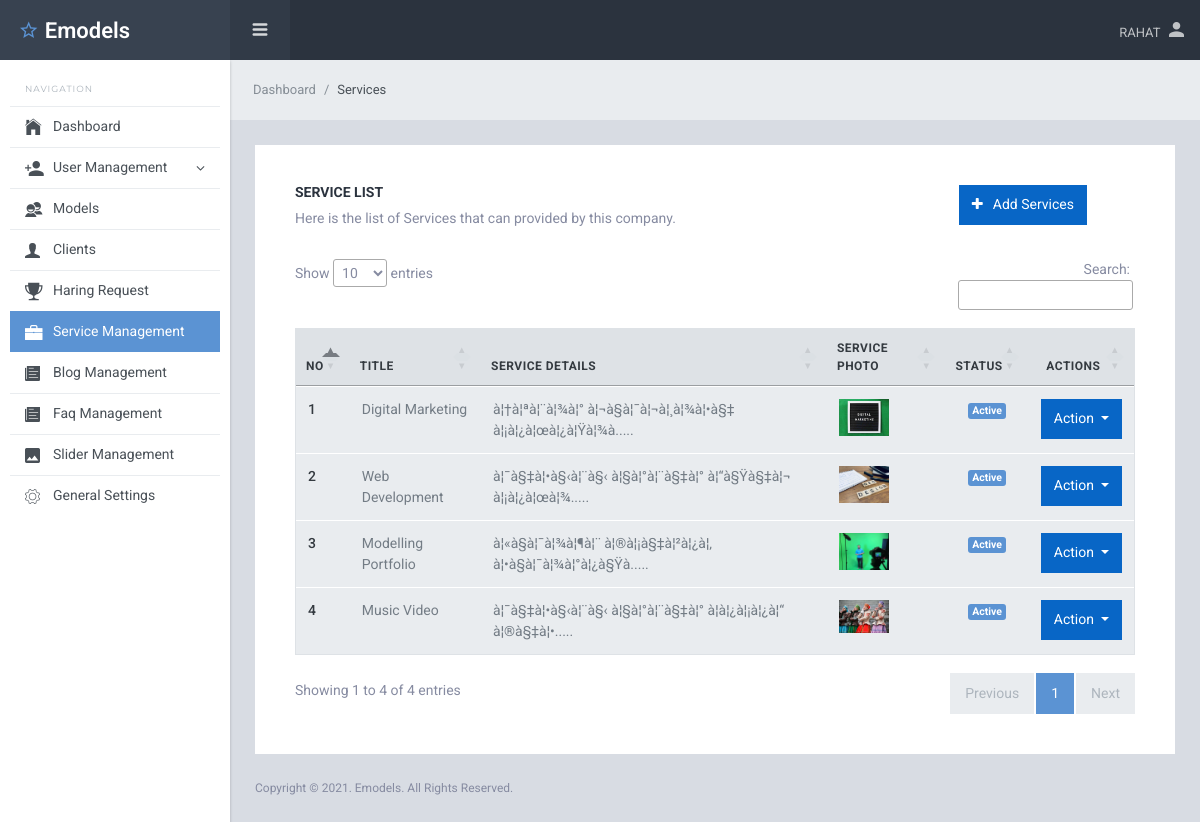
The app's page /admin/services.php (signed in) with its own data.
### tables this page shows
CREATE TABLE `general_settings` (
  `id` int(11) NOT NULL,
  `field_name` varchar(50) NOT NULL,
  `value` varchar(80) NOT NULL,
  `status` int(1) NOT NULL DEFAULT 1
);

CREATE TABLE `services` (
  `id` int(11) NOT NULL,
  `title` varchar(200) NOT NULL,
  `service_photo` varchar(150) NOT NULL,
  `service_details` text NOT NULL,
  `date` datetime NOT NULL,
  `status` int(1) NOT NULL DEFAULT 1
);

### admin/inc/functions.inc.php (called while the page is built, shortened)
<?php
function db_connect()
{
    return $con = mysqli_connect("localhost", "emodejfy", "jOArmN5Vpitr", "emodejfy_emodel");
}
function select_all($table_name, $column, $conditions = "")
{
    $select_query = mysqli_query(db_connect(), "SELECT $column FROM $table_name $conditions");
    return $select_query;
}
function single_value($field_name)
{
    $single_value = mysqli_fetch_assoc(select_all("general_settings", "*", "WHERE field_name='$field_name' and status=1"));
    return $single_value['value'];
}
function isAdmin()
{
    if ($_SESSION["ROLE_ID"] == 1) {
        return true;
    } else {
        return false;
    }
}
?>

### admin/services.php (the view, shortened to what this page needs)
<?php
$services = "";
require_once('top.inc.php');
?>
<div class="sl-mainpanel">
    <nav class="breadcrumb sl-breadcrumb">
        <a class="breadcrumb-item" href="index.php">Dashboard</a>
        <span class="breadcrumb-item active">Services</span>
    </nav>
    <div class="sl-pagebody">
        <div class="card pd-20 pd-sm-40">
            <div class="d-flex justify-content-between">
                <div>
                    <h6 class="card-body-title">Service List</h6>
                    <p class="mg-b-20 mg-sm-b-30">Here is the list of Services that can provided by this company.</p>
                </div>
                <div class="mr-5">
                    <a href="manage_services.php">
                        <button class="btn btn-primary mg-b-10"><i class="fa fa-plus mg-r-10"></i>Add Services</button>
                    </a>
                </div>
            </div>
            <div class="form-layout">
                <?php
                $row = mysqli_num_rows(select_all("services", "*"));
                if ($row < 1) {
                    echo "<h4 class='text-danger text-center'>* No services added yet *</h4>";
                } else {
                ?>
                    <table id="myTable" class="table  table-responsive table-hover ">
                        <thead>
                            <tr>
                                <th scope="col">No</th>
                                <th scope="col">Title</th>
                                <th scope="col">Service Details</th>
                                <th scope="col">Service Photo</th>
                                <th scope="col">Status</th>
                                <th scope="col" class="text-center">Actions</th>
                            </tr>
                        </thead>
                        <tbody>
                            <?php
                            $i = 0;
                            foreach (select_all("services", "*") as $services) :
                            ?>
                                <tr>
                                    <th scope="row"><?= ++$i ?></th>
                                    <td><?= $services['title'] ?></td>
                                    <td><?= mb_substr($services['service_details'], 0, 60) . "....." ?></td>
                                    <td><img src="../media/services/<?= $services['service_photo'] ?>" alt="<?= $services['title'] ?>" width="50"> </td>
                                    <td class="text-center">
                                        <span class="badge badge-<?= ($services['status'] == 1) ? 'info' : 'warning' ?>"><?= ($services['status'] == 1) ? 'Active' : 'Deactive' ?></span>
                                    </td>
                                    <td class="text-center">
                                        <div class="btn-group">
                                            <button type="button" class="btn btn-primary dropdown-toggle" data-toggle="dropdown" aria-haspopup="true" aria-expanded="false">
                                                Action
                                            </button>
                                        </div>
                                    </td>
                                </tr>
                            <?php endforeach; ?>
                        </tbody>
                    </table>
                <?php } ?>
            </div>
        </div>
    </div>
    <?php
    require_once "footer.inc.php";
    ?>

### admin/top.inc.php (shortened to what this page needs)
<?php
require_once("inc/functions.inc.php");
?>
<!DOCTYPE html>
<html lang="en">
<head>
    <link href="lib/font-awesome/css/font-awesome.css" rel="stylesheet">
    <link href="lib/Ionicons/css/ionicons.css" rel="stylesheet">
    <link href="//cdn.datatables.net/1.11.3/css/jquery.dataTables.min.css" rel="stylesheet">
    <link rel="stylesheet" href="css/starlight.css">
</head>
<body>
    <div class="sl-logo"><a href="index.php"><i class="icon ion-android-star-outline"></i> <?= ucfirst(single_value("author"))  ?></a></div>
    <div class="sl-sideleft">
        <label class="sidebar-label">Navigation</label>
        <div class="sl-sideleft-menu">
            <a href="index.php" class="sl-menu-link <?= (isset($dashboard)) ? "active" : "" ?>">
                <div class="sl-menu-item">
                    <i class="menu-item-icon icon ion-ios-home tx-22"></i>
                    <span class="menu-item-label">Dashboard</span>
                </div>
            </a>
            <?php
            if (isAdmin() || ismoderator()) { ?>
                <a href="#" class="sl-menu-link <?= (isset($usermanagement)) ? "active" : "" ?> ">
                    <div class="sl-menu-item">
                        <i class="menu-item-icon icon ion-android-person-add tx-20"></i>
                        <span class="menu-item-label">User Management</span>
                        <i class="menu-item-arrow fa fa-angle-down"></i>
                    </div>
                </a>
                <a href="models-list.php" class="sl-menu-link <?= (isset($models)) ? "active" : "" ?>">
                    <div class="sl-menu-item">
                        <i class="menu-item-icon ion-android-contacts tx-20"></i>
                        <span class="menu-item-label">Models</span>
                    </div>
                </a>
                <a href="clients-list.php" class="sl-menu-link <?= (isset($Clients)) ? "active" : "" ?>">
                    <div class="sl-menu-item">
                        <i class="menu-item-icon icon ion-person  tx-20"></i>
                        <span class="menu-item-label">Clients</span>
                    </div>
                </a>
                <a href="haring-request.php" class="sl-menu-link <?= (isset($haring)) ? "active" : "" ?>">
                    <div class="sl-menu-item">
                        <i class="menu-item-icon icon ion-trophy  tx-20"></i>
                        <span class="menu-item-label">Haring Request</span>
                    </div>
                </a>
                <a href="services.php" class="sl-menu-link <?= (isset($services)) ? "active" : "" ?>">
                    <div class="sl-menu-item">
                        <i class="menu-item-icon icon ion-briefcase  tx-20"></i>
                        <span class="menu-item-label">Service Management </span>
                    </div>
                </a>
                <a href="blog.php" class="sl-menu-link <?= (isset($blog)) ? "active" : "" ?>">
                    <div class="sl-menu-item">
                        <i class="menu-item-icon icon ion-ios-paper  tx-20"></i>
                        <span class="menu-item-label">Blog Management </span>
                    </div>
                </a>
                <a href="faq.php" class="sl-menu-link <?= (isset($faq)) ? "active" : "" ?>">
                    <div class="sl-menu-item">
                        <i class="menu-item-icon icon ion-ios-paper  tx-20"></i>
                        <span class="menu-item-label">Faq Management </span>
                    </div>
                </a>
                <a href="slider.php" class="sl-menu-link <?= (isset($slider)) ? "active" : "" ?>">
                    <div class="sl-menu-item">
                        <i class="menu-item-icon icon ion-android-image  tx-20"></i>
                        <span class="menu-item-label">Slider Management</span>
                    </div>
                </a>
                <a href="general_settings.php" class="sl-menu-link <?= (isset($general_settings)) ? "active" : "" ?>">
                    <div class="sl-menu-item">
                        <i class="menu-item-icon icon ion-ios-gear-outline tx-20"></i>
                        <span class="menu-item-label">General Settings</span>
                    </div>
                </a>
            <?php } ?>
        </div>
        <br>
    </div>
    <div class="sl-header">
        <div class="sl-header-left">
            <div class="navicon-left hidden-md-down"><a id="btnLeftMenu" href=""><i class="icon ion-navicon-round"></i></a></div>
        </div>
        <div class="sl-header-right">
            <nav class="nav">
                <div class="dropdown">
                    <a href="" class="nav-link nav-link-profile" data-toggle="dropdown">
                        <span class="logged-name"><?= strtoupper($_SESSION['NAME'])  ?></span>
                        <i class="icon ion-android-person tx-20"></i>
                    </a>
                </div>
            </nav>
        </div>
    </div>

### records on screen
general_settings: value "Emodels"
services: title "Digital Marketing", service_details "à¦†à¦ªà¦¨à¦¾à¦° à¦¬à§à¦¯à¦¬à¦¸à¦¾à¦•à§‡ à¦¡à¦¿à¦œà¦¿à¦Ÿà¦¾à", service_photo (picture), status "Active"
services: title "Web Development", service_details "à¦¯à§‡à¦•à§‹à¦¨à§‹ à¦§à¦°à¦¨à§‡à¦° à¦“à§Ÿà§‡à¦¬ à¦¡à¦¿à¦œà¦¾", service_photo (picture), status "Active"
services: title "Modelling Portfolio", service_details "à¦«à§à¦¯à¦¾à¦¶à¦¨ à¦®à¦¡à§‡à¦²à¦¿à¦‚ à¦•à§à¦¯à¦¾à¦°à¦¿à§Ÿà", service_photo (picture), status "Active"
services: title "Music Video", service_details "à¦¯à§‡à¦•à§‹à¦¨à§‹ à¦§à¦°à¦¨à§‡à¦° à¦­à¦¿à¦¡à¦¿à¦“ à¦®à§‡à¦•", service_photo (picture), status "Active"

### other values on screen
$_SESSION['NAME'] "RAHAT"
